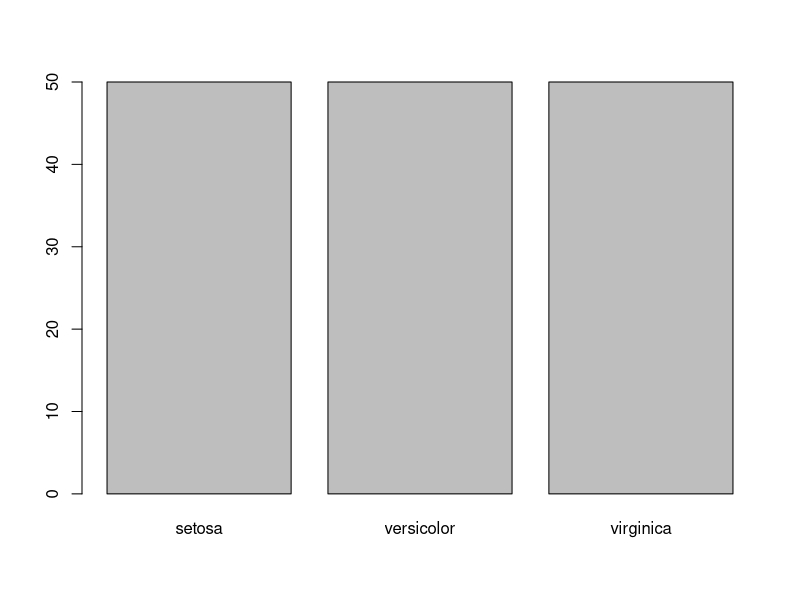
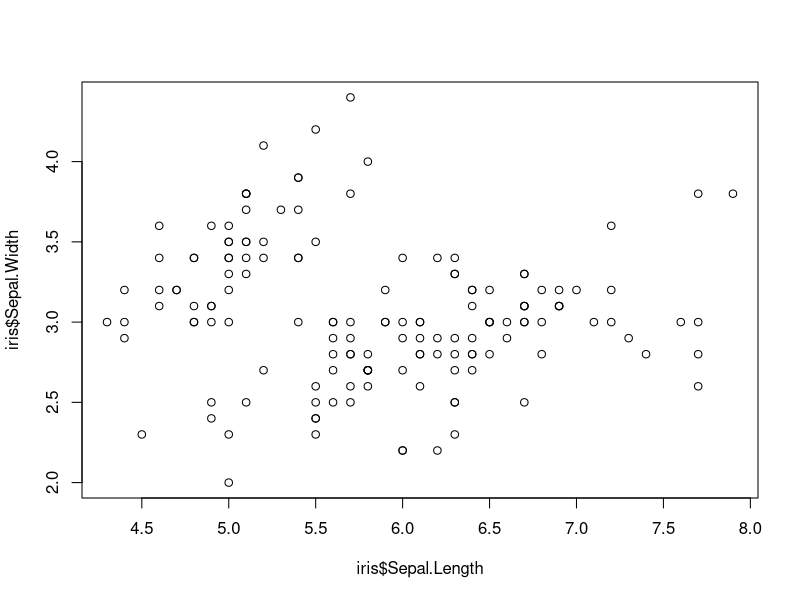
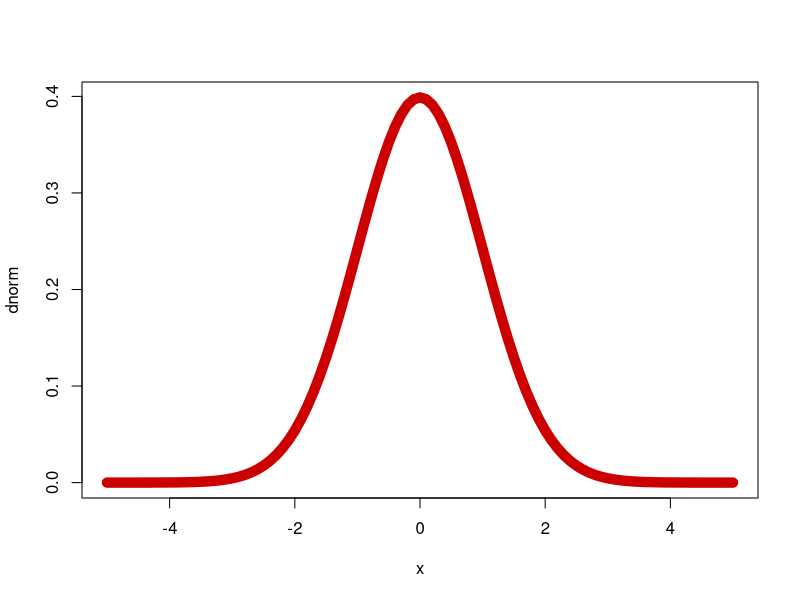
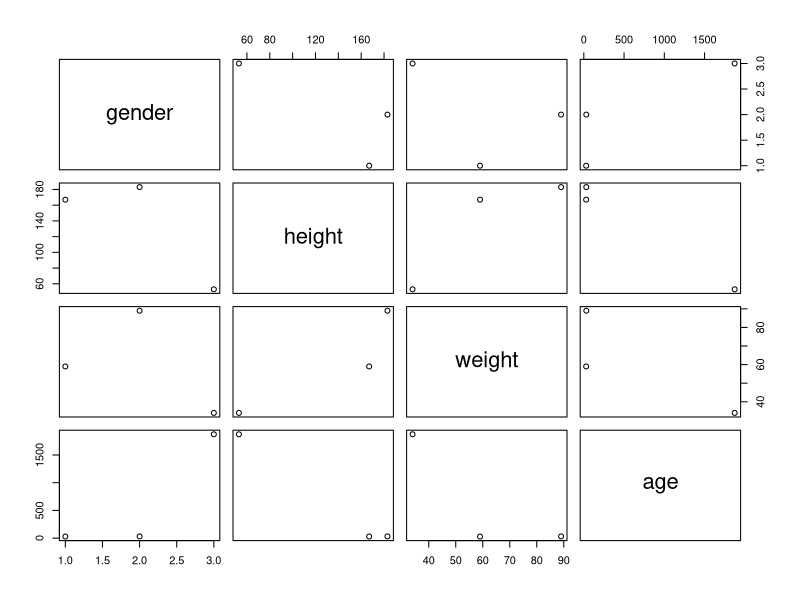
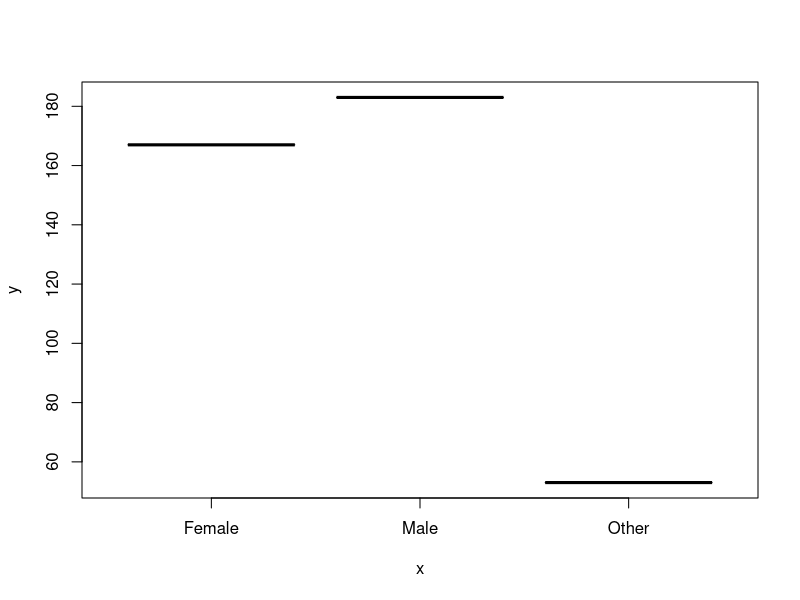
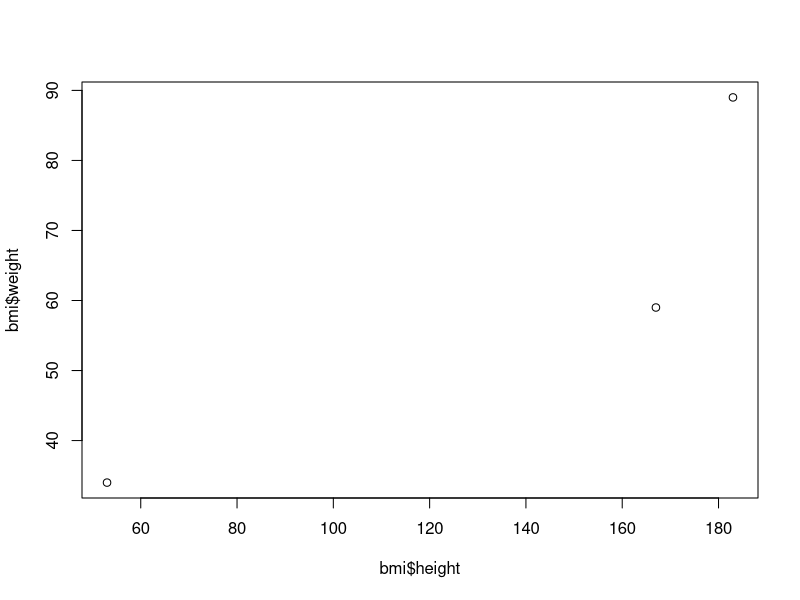
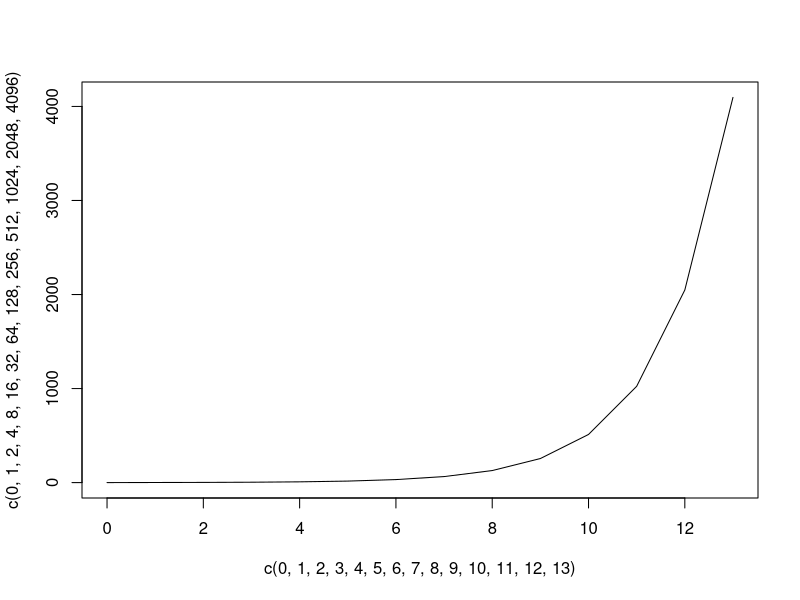
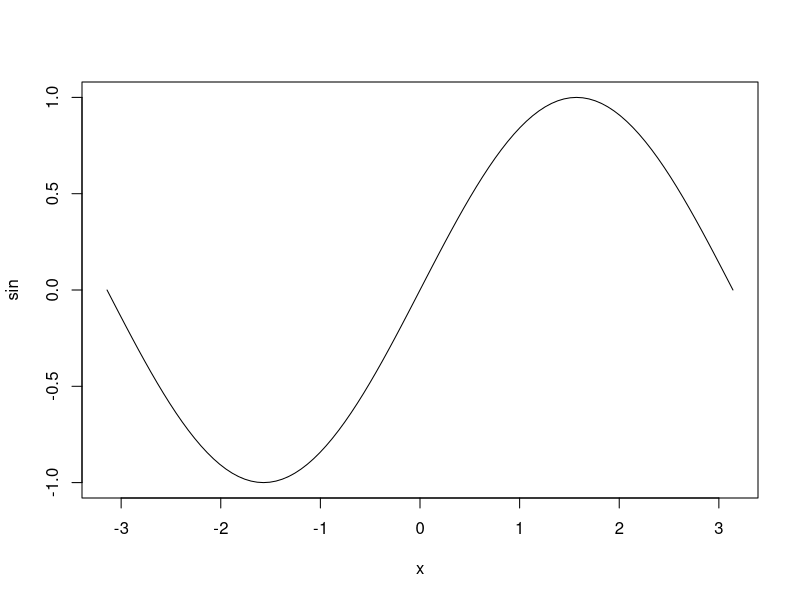

These charts were generated, in order, by the following R code:
apple <- c("red", "green", "yellow")
print(apple)

print(class(apple))

list <- list(c(3, 1, 4), "hello", cos)
print(list)

m = matrix(c(1, 2, 3, 4, 5, 6), nrow = 2, ncol = 3, byrow = 1)
print(m)

a <- array(c(1, 2, 3, 4), dim = c(2, 2, 1))
print(a)

appleColors <- c("green", "green", "red", "red", "red", "yellow", "red")
factorAppleColors <- factor(appleColors)

print(factorAppleColors)
#print(nlevels(factorAppleColors))

bmi <- data.frame(
	gender = c("Male", "Female", "Other"), 
	height = c(183, 167, 53), 
	weight = c(89, 59, 34), 
	age = c(31, 29, 1874)
)

print(bmi)

library(datasets)
head(iris)

plot(iris$Species)
plot(iris$Sepal.Length, iris$Sepal.Width)

plot(dnorm, -5, 5, col="#cc0000", lwd=10)
plot(bmi)
plot(factor(bmi$gender), bmi$height)
plot(bmi$height, bmi$weight)
plot(c(0, 1, 2, 3, 4, 5, 6, 7, 8, 9, 10, 11, 12, 13), c(0, 1, 2, 4, 8, 16, 32, 64, 128, 256, 512, 1024, 2048, 4096), "l")
plot(sin, -pi, pi)
plot(cos, -pi, pi)